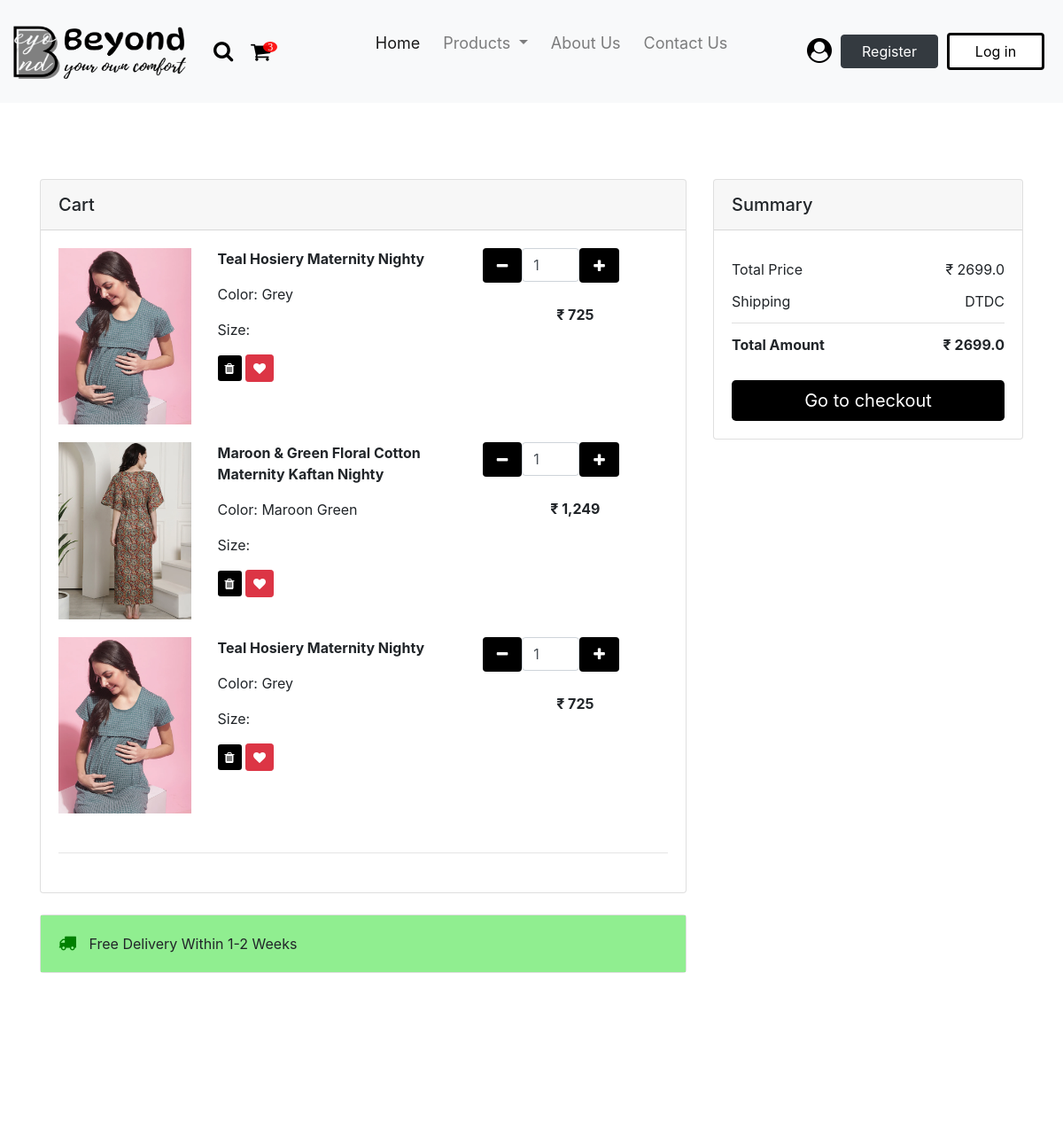
The app's page /accounts/cart/ (signed in, upper part), older data.
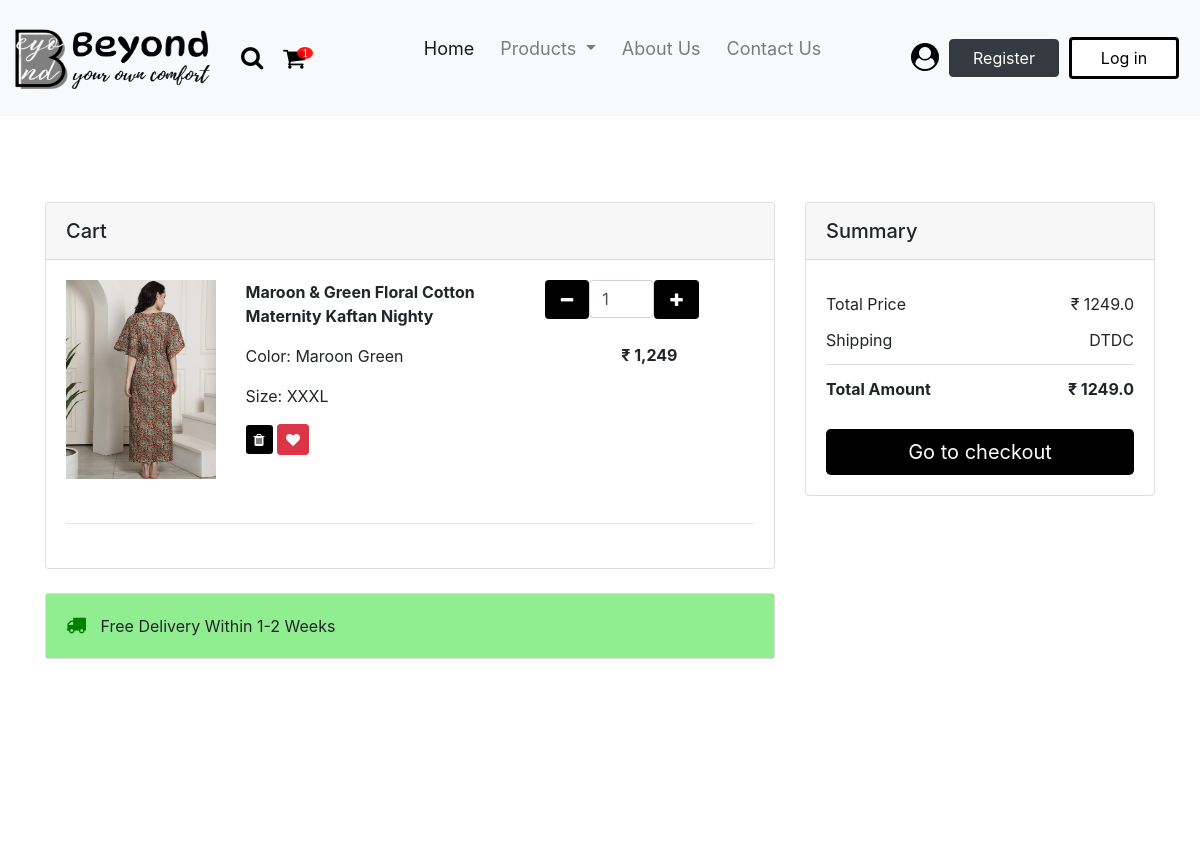
The same page, newer data.
### accounts/models.py (models this page shows)
class CartItems(BaseModel):
    cart = models.ForeignKey(Cart, on_delete = models.CASCADE, related_name = "cart_items")
    product = models.ForeignKey(Product, on_delete = models.SET_NULL, null = True, blank = True)
    size_variant = models.ForeignKey(SizeVariant, on_delete = models.SET_NULL, null = True, blank = True)

### products/models.py (models this page shows, shortened)
class Product(BaseModel):
    product_name = models.CharField(max_length = 100)
    slug = models.SlugField(unique = True, null = True, blank = True)
    category = models.ForeignKey(Category, on_delete = models.CASCADE, related_name = "products")
    brand = models.CharField(max_length = 100, null = True)
    price = models.TextField(max_length = 10, null = True)
    dummy_price = models.TextField(max_length = 10, null = True)
    product_description = models.TextField(max_length = 500)
    color = models.CharField(max_length = 100, null = True)
    size_variant = models.ManyToManyField(SizeVariant, blank = True)

class ProductImage(BaseModel):
    product = models.ForeignKey(Product,  on_delete = models.CASCADE, related_name = "product_images")
    image = models.ImageField(upload_to="product")

class SizeVariant(BaseModel):
    size_name = models.CharField(max_length = 100)

### products/views.py (the view)
# urls.py: path('cart/', cart, name = 'cart'),
def cart(request):
    try:
        cart = Cart.objects.get(is_paid=False, user=request.user)
        cart_items = CartItems.objects.filter(cart=cart)
        total_price = sum(float(cart.product.price.replace(',','')) for cart in cart_items)
        return render(request, 'accounts/cart.html', {'cart_items': cart_items, 'total_price': total_price})
    except Exception as e:
        print(e)

### accounts/models.py (called while the page is built)
    def get_cart_count(self):
       return CartItems.objects.filter(cart__is_paid = False, cart__user = self.user).count()

### templates/accounts/cart.html (shortened to what this page needs)
{% load static %}
<!DOCTYPE html>
<html lang="en">
<head>
    <link href="https://use.fontawesome.com/releases/v5.0.1/css/all.css" rel="stylesheet">
    <link rel="stylesheet" href="https://cdn.jsdelivr.net/npm/bootstrap@4.6.2/dist/css/bootstrap.min.css">
    <link rel="stylesheet" href="https://cdnjs.cloudflare.com/ajax/libs/font-awesome/4.7.0/css/font-awesome.min.css">
</head>
<body>
    <nav class="navbar navbar-expand-lg navbar-light fixed-top bg-light">
        <a class="navbar-brand" href="{% url 'index' %}"><img src="{% static 'images/logo.png' %}" class="logo"></a>
        <a href="#"><span class="fa fa-search"></span></a>
        <a href="{% url 'cart' %}"><i class="fa badge fa-badge" value="{{ request.user.profile.get_cart_count }}">&#xf07a;</i></a>
        <div class="collapse navbar-collapse" id="navbarSupportedContent">
          <ul class="navbar-nav mr-auto">
            <li class="nav-item active">
              <a class="nav-link js-scroll-trigger" href="{% url 'index' %}">Home <span class="sr-only">(current)</span></a>
            </li>
            <li class="nav-item dropdown">
              <a class="nav-link dropdown-toggle" href="#" role="button" data-toggle="dropdown" aria-expanded="false">
                Products
              </a>
            </li>
            <li class="nav-item">
                <a class="nav-link js-scroll-trigger" href="#">About Us</a>
            </li>
            <li class="nav-item">
                <a class="nav-link js-scroll-trigger" href="#">Contact Us</a>
            </li>
          </ul>
          <form class="form-inline my-2 my-lg-0">
            <a href="" class="account-link js-scroll-trigger"><span class="fa fa-user-circle"></span></a>
            <a class="btn btn-dark js-scroll-trigger" href="{% url 'signup' %}">Register</a>
            <a class="btn btn-outline-dark js-scroll-trigger" href="{% url 'login' %}">Log in</a>
          </form>
        </div>
    </nav>
    <div class="container-fluid" id="container">
        <section class="h-100 gradient-custom">
            <div class="container py-5">
                <div class="row d-flex justify-content-center my-4">
                    <div class="col-md-8">
                        <div class="card mb-4">
                            <div class="card-header py-3">
                                <h5 class="mb-0">Cart</h5>
                            </div>
                            <div class="card-body">
                                <div class="row">
                                    {% for cart in cart_items %}
                                    <div class="col-lg-3 col-md-12 mb-4 mb-lg-0">
                                        <div class="bg-image hover-overlay hover-zoom ripple rounded" data-mdb-ripple-color="light">
                                            <a href=""><img src="/media/{{cart.product.product_images.first.image}}" style="margin-bottom: 20px !important;" class="w-100" alt="Cart Image"/></a>
                                        </div>
                                    </div>
                                    <div class="col-lg-5 col-md-6 mb-4 mb-lg-0">
                                        <p><strong>{{cart.product.product_name}}</strong></p>
                                        <p>Color: {{cart.product.color}}</p>
                                        <p>Size: {{cart.size_variant.size_name}}</p>
                                        <a href="{% url 'remove_cart' cart.uid %}" type="button" class="btn btn-primary btn-sm me-1 mb-2" id="button" data-mdb-toggle="tooltip" title="Remove item"><i class="fa fa-trash"></i></a>
                                        <a href="" type="button" class="btn btn-danger btn-sm mb-2"  data-mdb-toggle="tooltip" title="Move to the wish list"><i class="fa fa-heart"></i></a>
                                    </div>
                                    <div class="col-lg-4 col-md-6 mb-4 mb-lg-0">
                                        <div class="d-flex mb-4" style="max-width: 300px">
                                            <button class="btn btn-primary px-3 me-2" id="button" onclick="this.parentNode.querySelector('input[type=number]').stepDown()" style="height: 39px;"><i class="fa fa-minus"></i></button>
                                            <div class="form-outline">
                                                <input id="form1" min="0" name="quantity" value="1" type="number" class="form-control" style="width: 65px;" />
                                            </div>
                                            <button class="btn btn-primary px-3 ms-2" id="button" onclick="this.parentNode.querySelector('input[type=number]').stepUp()" style="height: 39px;"><i class="fa fa-plus"></i></button>
                                        </div>
                                        <p class="text-start text-md-center">
                                            <strong>₹ {{cart.product.price}}</strong>
                                        </p>
                                    </div>
                                    {% endfor %}
                                </div>
                                <hr class="my-4" />
                            </div>
                        </div>
                        <div class="card mb-4">
                            <div class="card-body" id="shipping-date">
                                <p class="mb-0"><span class="fa fa-truck"></span> Free Delivery Within 1-2 Weeks</p>
                            </div>
                        </div>
                    </div>
                    <div class="col-md-4">
                        <div class="card mb-4">
                            <div class="card-header py-3">
                                <h5 class="mb-0">Summary</h5>
                            </div>
                            <div class="card-body">
                                <ul class="list-group list-group-flush">
                                <li class="list-group-item d-flex justify-content-between align-items-center border-0 px-0 pb-0">
                                    Total Price
                                    <span>₹ {{total_price}}</span>
                                </li>
                                <li class="list-group-item d-flex justify-content-between align-items-center px-0">
                                    Shipping
                                    <span>DTDC</span>
                                </li>
                                <li class="list-group-item d-flex justify-content-between align-items-center border-0 px-0 mb-3">
                                <div>
                                <strong>Total Amount</strong>
                                </div>
                                <span><strong>₹ {{total_price}}</strong></span>
                                </li>
                                </ul>
                                <a href="" type="button" class="btn btn-primary btn-lg btn-block" id="button">Go to checkout</a>
                            </div>
                        </div>
                    </div>
                </div>
            </div>
        </section>
    </div>
</body>
</html>

### templates/accounts/cart.html (style rules this page uses)
.logo { width: 220px; height: 70px; margin-left: 20px; margin-right: -10px; margin-top: 10px; margin-bottom: 10px; }
.navbar-brand { font-size: 38px; font-weight: bolder; font-family:'Courier New', Courier, monospace; margin-right: 5px; margin-left: -30px; }
.fa-badge { color: black; margin-left: 10px; margin-right: 10px; font-size: 24px; }
.badge:after { content:attr(value); font-size:12px; color: #fff; background: red; border-radius:50%; padding: 0 5px; position:relative; left:-8px; top:-10px; opacity:0.9; }
.fa-search { color: black; margin-left: 20px; font-size: 24px; }
.navbar-nav { margin-left: 70px; margin-bottom: 20px; }
.nav-item { margin-left: 5px; margin-right: 5px; font-size: 18px; }
.account-link { color: black !important; text-decoration: none !important; margin-left: 10px; margin-right: 10px; }
.fa-user-circle { font-size: 28px; }
.btn-dark { margin-right: 10px; width: 110px; }
.btn-outline-dark { width: 110px; margin-right: 5px; }
.btn-outline-dark { background-color: white !important; color: black !important; border: solid black; }
#container { margin-top: 130px; margin-bottom: 100px; }
#button { background-color: black !important; border: 0 !important; }
#shipping-date { background-color: lightgreen; }
.fa-truck { color:green!important; font-size: 20px; margin-right: 10px; }
hr { margin-top: 50px; margin-bottom: 30px; }

Row changes from the older to the newer data that the page shows:
removed CartItems: product.product_images.first.image (picture), product.product_name "Teal Hosiery Maternity Nighty", product.color "Grey", product.price "725"
removed CartItems: product.product_images.first.image (picture), product.product_name "Teal Hosiery Maternity Nighty", product.color "Grey", product.price "725"
changed CartItems "Maroon & Green Floral Cotton Maternity Kaftan Nighty": size_variant.size_name (not shown) → "XXXL"
Text that changed along with them:
{{ request.user.profile.get_cart_count }}: 3 → 1 (drawn)
{{ total_price }}: "2699.0" → "1249.0"
